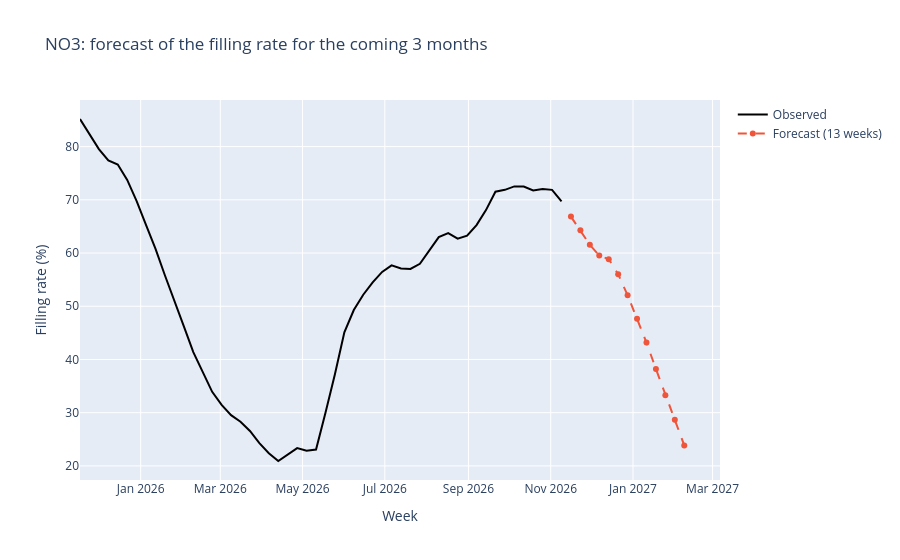

The notebook cell saved with this chart:
### Markdown cell above
### 3.5 Forecast of the coming months with the default setting

The model is trained on all data up to the last available week and forecasts the next 13 weeks.

### Code cell
# Best setting from the tests: used as the default in the Streamlit forecasting page
BEST_SETTINGS = dict(history_weeks=312, exogenous=[], p=1, d=0, q=0, m=52,
                     sp=0, sd=1, sq=0, learning_rate=0.03)

future = forecast_filling(data_no3, horizon=13, **BEST_SETTINGS)
display(future[["forecast"]].round(1))

# Last year of data followed by the forecast
recent = data_no3["fill_rate"].iloc[-52:]
fig = go.Figure()
fig.add_trace(go.Scatter(x=recent.index, y=recent, name="Observed", line=dict(color="black")))
fig.add_trace(go.Scatter(x=future.index, y=future.forecast, name="Forecast (13 weeks)",
                         line=dict(dash="dash")))
fig.update_layout(title="NO3: forecast of the filling rate for the coming 3 months",
                  xaxis_title="Week", yaxis_title="Filling rate (%)")
fig.show()
